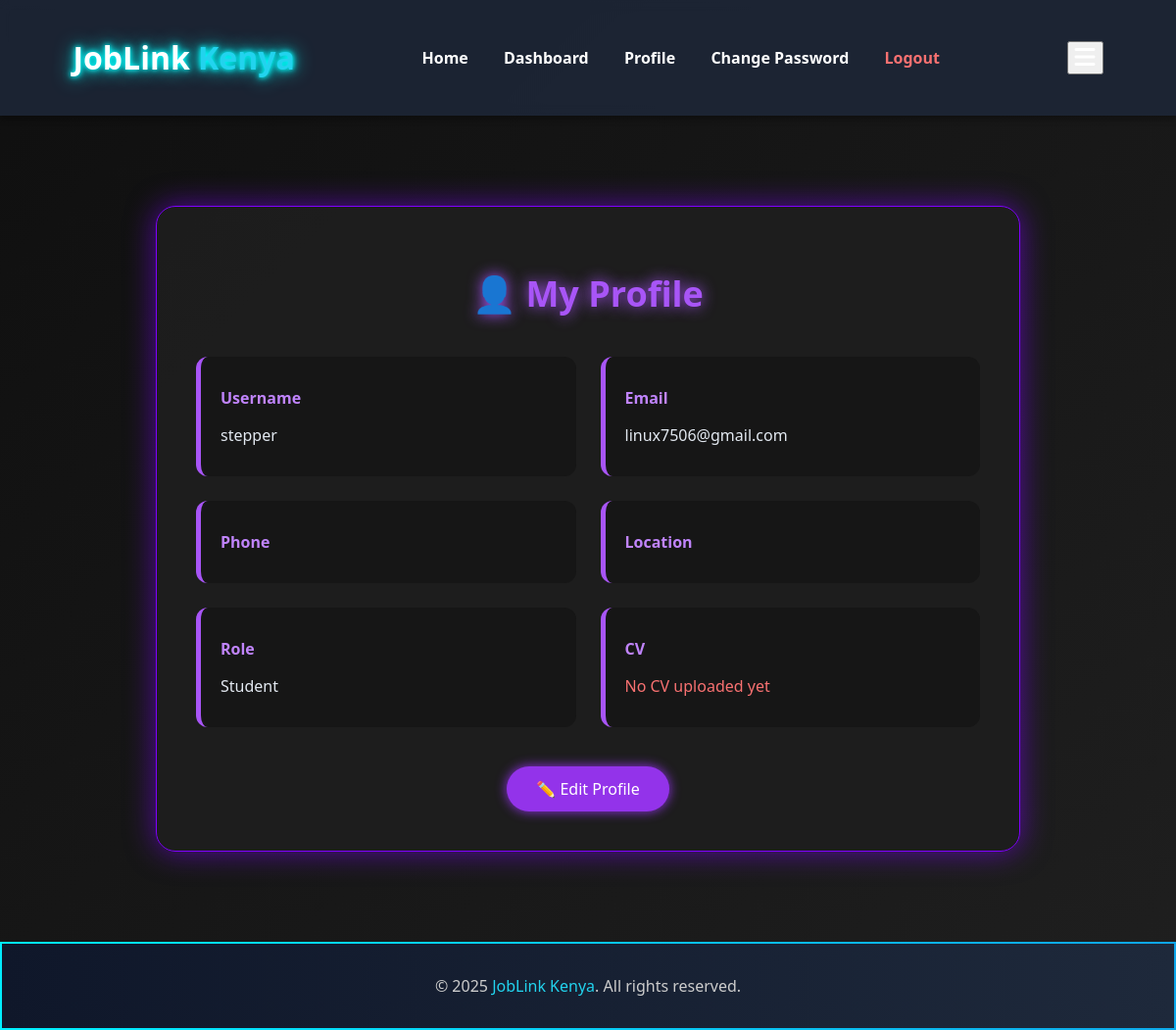
The page /profile/ (signed in) on the database its author committed.
### core/models.py (models this page shows, shortened)
class CustomUser(AbstractUser):
    ROLE_CHOICES = (
        ('applicant', 'Applicant'),
        ('employer', 'Employer'),
        ('admin', 'Admin'),
    )
    role = models.CharField(max_length=20, choices=ROLE_CHOICES, default='student')
    first_name = models.CharField(max_length=255, default='')
    last_name = models.CharField(max_length=255, default='')
    phone = models.CharField(max_length=20, blank=True)
    location = models.CharField(max_length=255, blank=True)
    profile_pic = models.ImageField(upload_to='profile_pics/', blank=True, null=True)

### core/views.py (the view)
# urls.py: path('profile/', views.profile_view, name='profile'),
def profile_view(request):
    try:
        user_cv = CVUpload.objects.filter(applicant=request.user).latest('id')  # Get most recent CV
    except CVUpload.DoesNotExist:
        user_cv = None
    if request.user.role == 'employer':
        return render(request, 'employer_profile.html', {
            'user': request.user,
            'user_cv': user_cv
            })
    else:
        return render(request, 'profile.html', {
            'user': request.user,
            'user_cv': user_cv
            })

### core/templates/profile.html (shortened to what this page needs)
{% extends 'base.html' %}
{% block content %}
<div class="profile-container">
  <h1>👤 My Profile</h1>
  <div class="profile-info">
    <div>
      <p>Username</p>
      <p>{{ user.username }}</p>
    </div>
    <div>
      <p>Email</p>
      <p>{{ user.email }}</p>
    </div>
    <div>
      <p>Phone</p>
    </div>
    <div>
      <p>Location</p>
    </div>
    <div>
      <p>Role</p>
      <p>{{ user.role|capfirst }}</p>
    </div>
    <div>
      <p>CV</p>
      <p>
        {% if user_cv %}
          <a href="{{ user_cv.cv.url }}" style="color: #34d399;" target="_blank">📄 View CV</a>
        {% else %}
          <span style="color: #f87171;">No CV uploaded yet</span>
        {% endif %}
      </p>
    </div>
  </div>
  <div class="edit-button">
    <a href="{% url 'edit_profile' %}">✏️ Edit Profile</a>
  </div>
</div>
{% endblock %}

### core/templates/base.html (style rules this page uses)
body { margin: 0; padding: 0; font-family: 'Segoe UI', Tahoma, Geneva, Verdana, sans-serif; background: linear-gradient(to right, #0f172a, #1e293b); color: #e0f7fa; display: flex; flex-direction: column; min-height: 100vh; }
a { text-decoration: none; color: inherit; }

### core/templates/profile.html (style rules this page uses)
body { background: linear-gradient(135deg, #0f0f0f, #1f1f1f); color: #fff; font-family: 'Segoe UI', sans-serif; }
.profile-container { max-width: 800px; margin: 60px auto; background: rgba(30, 30, 30, 0.95); padding: 40px; border-radius: 20px; box-shadow: 0 0 30px rgba(128, 0, 255, 0.6); border: 1px solid #8000ff; animation: fadeIn 1s ease; }
.profile-container h1 { text-align: center; margin-bottom: 40px; font-size: 36px; color: #a855f7; text-shadow: 0 0 15px #a855f7; }
.profile-info { display: grid; grid-template-columns: 1fr 1fr; gap: 25px; }
.profile-info div { background: #161616; padding: 15px 20px; border-radius: 12px; border-left: 5px solid #a855f7; }
.profile-info div p:first-child { font-weight: bold; color: #c084fc; margin-bottom: 6px; }
.profile-info div p:last-child { color: #e2e8f0; }
.edit-button { display: block; text-align: center; margin-top: 40px; }
.edit-button a { display: inline-block; background: #9333ea; color: #fff; padding: 12px 30px; font-size: 16px; border-radius: 30px; text-decoration: none; box-shadow: 0 0 12px #9333ea; transition: 0.3s; }

### rows shown on the page
CustomUser: username "stepper", email "linux7506@gmail.com", role "Student"
